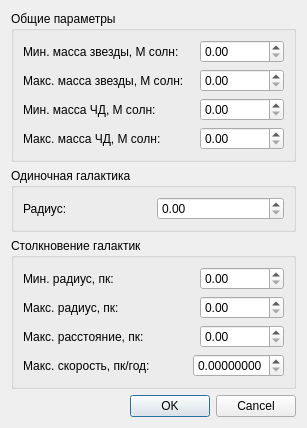
<?xml version="1.0" encoding="UTF-8"?>
<ui version="4.0">
 <class>GenSettingsDialog</class>
 <widget class="QDialog" name="GenSettingsDialog">
  <property name="geometry">
   <rect>
    <x>0</x>
    <y>0</y>
    <width>307</width>
    <height>387</height>
   </rect>
  </property>
  <property name="windowTitle">
   <string>Параметры генерации</string>
  </property>
  <property name="windowIcon">
   <iconset resource="res.qrc">
    <normaloff>:/images/gen_settings.png</normaloff>:/images/gen_settings.png</iconset>
  </property>
  <layout class="QVBoxLayout" name="verticalLayout_3">
   <item>
    <widget class="QGroupBox" name="gbShared">
     <property name="title">
      <string>Общие параметры</string>
     </property>
     <layout class="QVBoxLayout" name="verticalLayout_2">
      <item>
       <layout class="QHBoxLayout" name="horizontalLayout_6">
        <item>
         <widget class="QLabel" name="lblStarMassMin">
          <property name="sizePolicy">
           <sizepolicy hsizetype="MinimumExpanding" vsizetype="Preferred">
            <horstretch>0</horstretch>
            <verstretch>0</verstretch>
           </sizepolicy>
          </property>
          <property name="text">
           <string>Мин. масса звезды, М солн:</string>
          </property>
         </widget>
        </item>
        <item>
         <widget class="QDoubleSpinBox" name="sbStarMassMin">
          <property name="maximum">
           <double>1000000.000000000000000</double>
          </property>
         </widget>
        </item>
       </layout>
      </item>
      <item>
       <layout class="QHBoxLayout" name="horizontalLayout_7">
        <item>
         <widget class="QLabel" name="lblStarMassMax">
          <property name="sizePolicy">
           <sizepolicy hsizetype="MinimumExpanding" vsizetype="Preferred">
            <horstretch>0</horstretch>
            <verstretch>0</verstretch>
           </sizepolicy>
          </property>
          <property name="text">
           <string>Макс. масса звезды, М солн:</string>
          </property>
         </widget>
        </item>
        <item>
         <widget class="QDoubleSpinBox" name="sbStarMassMax">
          <property name="maximum">
           <double>1000000.000000000000000</double>
          </property>
         </widget>
        </item>
       </layout>
      </item>
      <item>
       <layout class="QHBoxLayout" name="horizontalLayout_8">
        <item>
         <widget class="QLabel" name="lblBhMassMin">
          <property name="sizePolicy">
           <sizepolicy hsizetype="MinimumExpanding" vsizetype="Preferred">
            <horstretch>0</horstretch>
            <verstretch>0</verstretch>
           </sizepolicy>
          </property>
          <property name="text">
           <string>Мин. масса ЧД, М солн:</string>
          </property>
         </widget>
        </item>
        <item>
         <widget class="QDoubleSpinBox" name="sbBhMassMin">
          <property name="maximum">
           <double>1000000000.000000000000000</double>
          </property>
         </widget>
        </item>
       </layout>
      </item>
      <item>
       <layout class="QHBoxLayout" name="horizontalLayout_9">
        <item>
         <widget class="QLabel" name="lblBhMassMax">
          <property name="sizePolicy">
           <sizepolicy hsizetype="MinimumExpanding" vsizetype="Preferred">
            <horstretch>0</horstretch>
            <verstretch>0</verstretch>
           </sizepolicy>
          </property>
          <property name="text">
           <string>Макс. масса ЧД, М солн:</string>
          </property>
         </widget>
        </item>
        <item>
         <widget class="QDoubleSpinBox" name="sbBhMassMax">
          <property name="maximum">
           <double>1000000000.000000000000000</double>
          </property>
         </widget>
        </item>
       </layout>
      </item>
     </layout>
    </widget>
   </item>
   <item>
    <widget class="QGroupBox" name="gbSingle">
     <property name="title">
      <string>Одиночная галактика</string>
     </property>
     <layout class="QHBoxLayout" name="horizontalLayout">
      <item>
       <widget class="QLabel" name="lblSingleRadius">
        <property name="text">
         <string>Радиус:</string>
        </property>
       </widget>
      </item>
      <item>
       <widget class="QDoubleSpinBox" name="sbSingleRadius">
        <property name="maximum">
         <double>1000000.000000000000000</double>
        </property>
       </widget>
      </item>
     </layout>
    </widget>
   </item>
   <item>
    <widget class="QGroupBox" name="gbCollis">
     <property name="title">
      <string>Столкновение галактик</string>
     </property>
     <layout class="QVBoxLayout" name="verticalLayout">
      <item>
       <layout class="QHBoxLayout" name="horizontalLayout_2">
        <item>
         <widget class="QLabel" name="lblRadiusMin">
          <property name="sizePolicy">
           <sizepolicy hsizetype="MinimumExpanding" vsizetype="Preferred">
            <horstretch>0</horstretch>
            <verstretch>0</verstretch>
           </sizepolicy>
          </property>
          <property name="text">
           <string>Мин. радиус, пк:</string>
          </property>
         </widget>
        </item>
        <item>
         <widget class="QDoubleSpinBox" name="sbRadiusMin">
          <property name="maximum">
           <double>1000000.000000000000000</double>
          </property>
         </widget>
        </item>
       </layout>
      </item>
      <item>
       <layout class="QHBoxLayout" name="horizontalLayout_3">
        <item>
         <widget class="QLabel" name="lblRadiusMax">
          <property name="sizePolicy">
           <sizepolicy hsizetype="MinimumExpanding" vsizetype="Preferred">
            <horstretch>0</horstretch>
            <verstretch>0</verstretch>
           </sizepolicy>
          </property>
          <property name="text">
           <string>Макс. радиус, пк:</string>
          </property>
         </widget>
        </item>
        <item>
         <widget class="QDoubleSpinBox" name="sbRadiusMax">
          <property name="maximum">
           <double>1000000.000000000000000</double>
          </property>
         </widget>
        </item>
       </layout>
      </item>
      <item>
       <layout class="QHBoxLayout" name="horizontalLayout_4">
        <item>
         <widget class="QLabel" name="lblDistMax">
          <property name="sizePolicy">
           <sizepolicy hsizetype="MinimumExpanding" vsizetype="Preferred">
            <horstretch>0</horstretch>
            <verstretch>0</verstretch>
           </sizepolicy>
          </property>
          <property name="text">
           <string>Макс. расстояние, пк:</string>
          </property>
         </widget>
        </item>
        <item>
         <widget class="QDoubleSpinBox" name="sbDistMax">
          <property name="maximum">
           <double>1000000.000000000000000</double>
          </property>
         </widget>
        </item>
       </layout>
      </item>
      <item>
       <layout class="QHBoxLayout" name="horizontalLayout_5">
        <item>
         <widget class="QLabel" name="lblVelMax">
          <property name="sizePolicy">
           <sizepolicy hsizetype="MinimumExpanding" vsizetype="Preferred">
            <horstretch>0</horstretch>
            <verstretch>0</verstretch>
           </sizepolicy>
          </property>
          <property name="text">
           <string>Макс. скорость, пк/год:</string>
          </property>
         </widget>
        </item>
        <item>
         <widget class="QDoubleSpinBox" name="sbVelMax">
          <property name="decimals">
           <number>8</number>
          </property>
          <property name="maximum">
           <double>1.000000000000000</double>
          </property>
         </widget>
        </item>
       </layout>
      </item>
     </layout>
    </widget>
   </item>
   <item>
    <widget class="QDialogButtonBox" name="buttonBox">
     <property name="orientation">
      <enum>Qt::Horizontal</enum>
     </property>
     <property name="standardButtons">
      <set>QDialogButtonBox::Cancel|QDialogButtonBox::Ok</set>
     </property>
    </widget>
   </item>
  </layout>
 </widget>
 <resources>
  <include location="res.qrc"/>
 </resources>
 <connections>
  <connection>
   <sender>buttonBox</sender>
   <signal>accepted()</signal>
   <receiver>GenSettingsDialog</receiver>
   <slot>accept()</slot>
   <hints>
    <hint type="sourcelabel">
     <x>248</x>
     <y>254</y>
    </hint>
    <hint type="destinationlabel">
     <x>157</x>
     <y>274</y>
    </hint>
   </hints>
  </connection>
  <connection>
   <sender>buttonBox</sender>
   <signal>rejected()</signal>
   <receiver>GenSettingsDialog</receiver>
   <slot>reject()</slot>
   <hints>
    <hint type="sourcelabel">
     <x>316</x>
     <y>260</y>
    </hint>
    <hint type="destinationlabel">
     <x>286</x>
     <y>274</y>
    </hint>
   </hints>
  </connection>
 </connections>
</ui>
